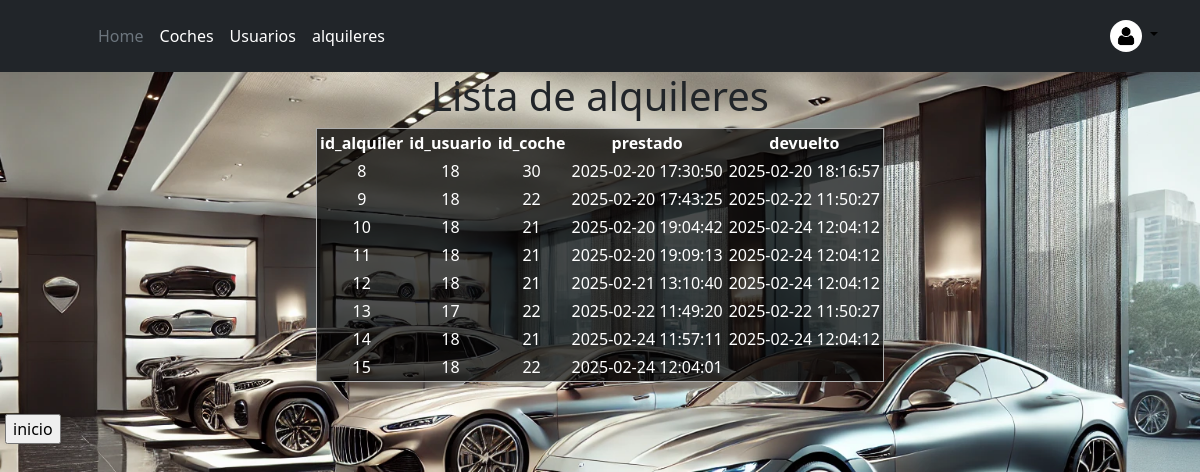
Screenshot of /alquileres_listar.php (signed in) with the database file from the repository.
### tables this page shows
CREATE TABLE `alquileres` (
  `id_alquiler` int(10) UNSIGNED NOT NULL,
  `id_usuario` int(10) UNSIGNED DEFAULT NULL,
  `id_coche` int(10) UNSIGNED DEFAULT NULL,
  `prestado` datetime DEFAULT NULL,
  `devuelto` datetime DEFAULT NULL
);

### alquileres_listar.php (the view, shortened to what this page needs)
<?PHP
if ($_SESSION['tipo']!=1 ){
   header('location: usuarios_sin_permisos.php');
}
else{
?>
<HTML LANG="es">
<HEAD>
<link rel="stylesheet" href="style.css">
<?php include 'header.php'; ?>
</HEAD>
<BODY>
<H1>Lista de alquileres</H1>
<?PHP
      $conexion = mysqli_connect ("localhost", "root", "rootroot", "concesionario")
         or die ("No se puede conectar con el servidor");
      $instruccion = "select * from Alquileres";
      $consulta = mysqli_query ($conexion,$instruccion)
         or die ("Fallo en la consulta");
      $nfilas = mysqli_num_rows ($consulta);
      if ($nfilas > 0)
      {
         print ("<TABLE>\n");
         print ("<TR>\n");
         print ("<TH>id_alquiler</TH>\n");
         print ("<TH>id_usuario</TH>\n");
         print ("<TH>id_coche</TH>\n");
         print ("<TH>prestado</TH>\n");
         print ("<TH>devuelto</TH>\n");
         print ("</TR>\n");
         for ($i=0; $i<$nfilas; $i++)
         {
            $resultado = mysqli_fetch_array ($consulta);
            print ("<TR>\n");
            print ("<TD>" . $resultado['id_alquiler'] . "</TD>\n");
            print ("<TD>" . $resultado['id_usuario'] . "</TD>\n");
            print ("<TD>" . $resultado['id_coche'] . "</TD>\n");
            print ("<TD>" . $resultado['prestado'] . "</TD>\n");
            print ("<TD>" . $resultado['devuelto'] . "</TD>\n");
            print ("</TR>\n");
         }
         print ("</TABLE>\n");
      }
      else
         print ("No hay alquileres disponibles");
?>
<br>
      <form action ='index.php' method="post">
         <input type="submit" value="inicio">
      </form>
</BODY>
</HTML>
<?php
}
?>

### style.css (style rules this page uses)
body { background-image: url("./img/fondo.png"); text-align: center; background-size: cover; background-repeat: no-repeat; background-position: center; }
table { text-align: center; margin: auto; border: solid rgb(172, 172, 172) 1px; margin-bottom: 3px; background-color: rgba(0, 0, 0, 0.7); color: white; }
th { border: solid rgb(172, 172, 172) 1px; padding: 3px; }
td { border: solid rgb(172, 172, 172) 1px; padding: 3px; }
input { margin: 3px; opacity: 20; }

### header.php (style rules this page uses)
h1 { text-align: center; }
input { margin: 5px;; }

### rows the page displays
alquileres: id_alquiler "8", id_usuario "18", id_coche "30", prestado "2025-02-20 17:30:50", devuelto "2025-02-20 18:16:57"
alquileres: id_alquiler "9", id_usuario "18", id_coche "22", prestado "2025-02-20 17:43:25", devuelto "2025-02-22 11:50:27"
alquileres: id_alquiler "10", id_usuario "18", id_coche "21", prestado "2025-02-20 19:04:42", devuelto "2025-02-24 12:04:12"
alquileres: id_alquiler "11", id_usuario "18", id_coche "21", prestado "2025-02-20 19:09:13", devuelto "2025-02-24 12:04:12"
alquileres: id_alquiler "12", id_usuario "18", id_coche "21", prestado "2025-02-21 13:10:40", devuelto "2025-02-24 12:04:12"
alquileres: id_alquiler "13", id_usuario "17", id_coche "22", prestado "2025-02-22 11:49:20", devuelto "2025-02-22 11:50:27"
alquileres: id_alquiler "14", id_usuario "18", id_coche "21", prestado "2025-02-24 11:57:11", devuelto "2025-02-24 12:04:12"
alquileres: id_alquiler "15", id_usuario "18", id_coche "22", prestado "2025-02-24 12:04:01"
